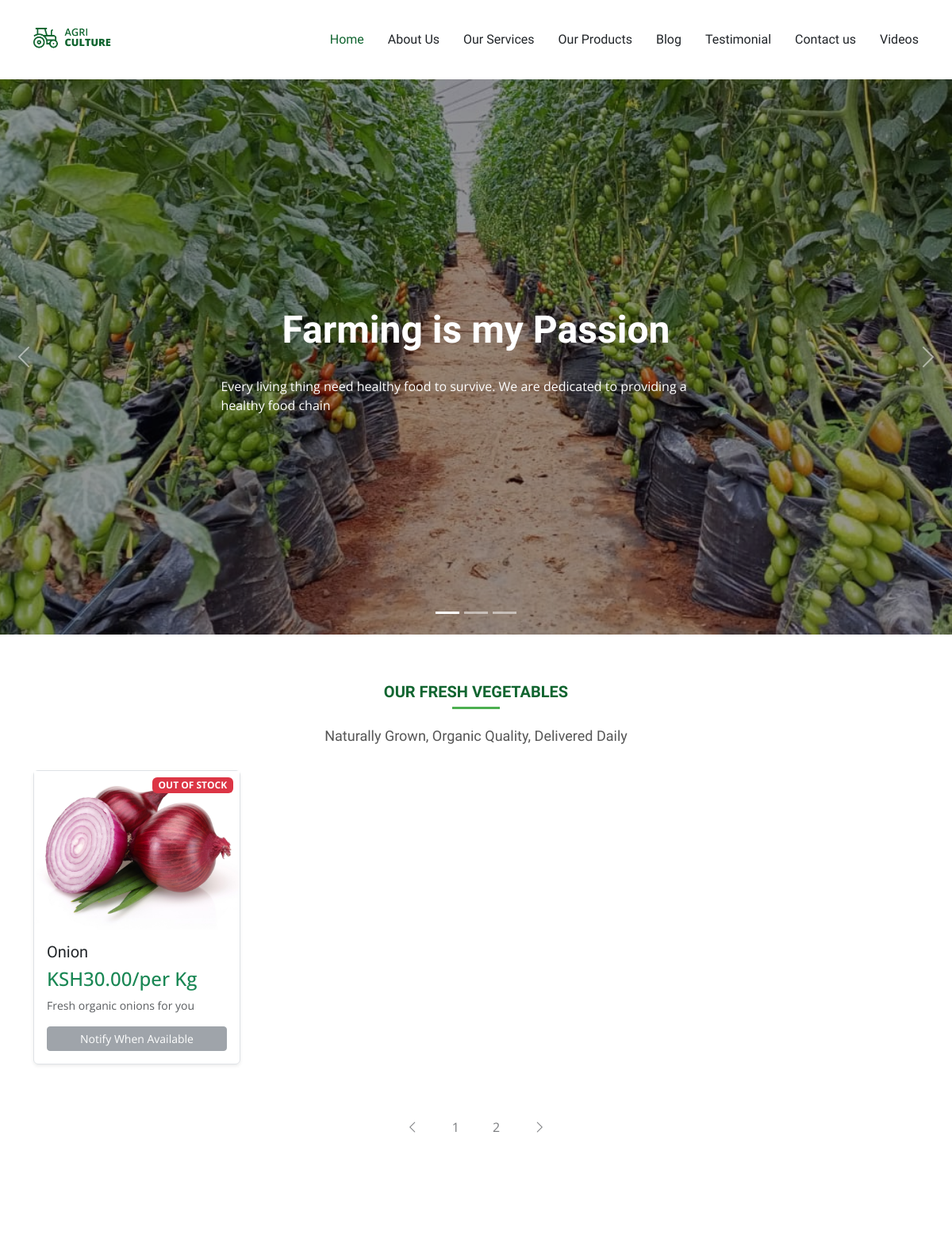
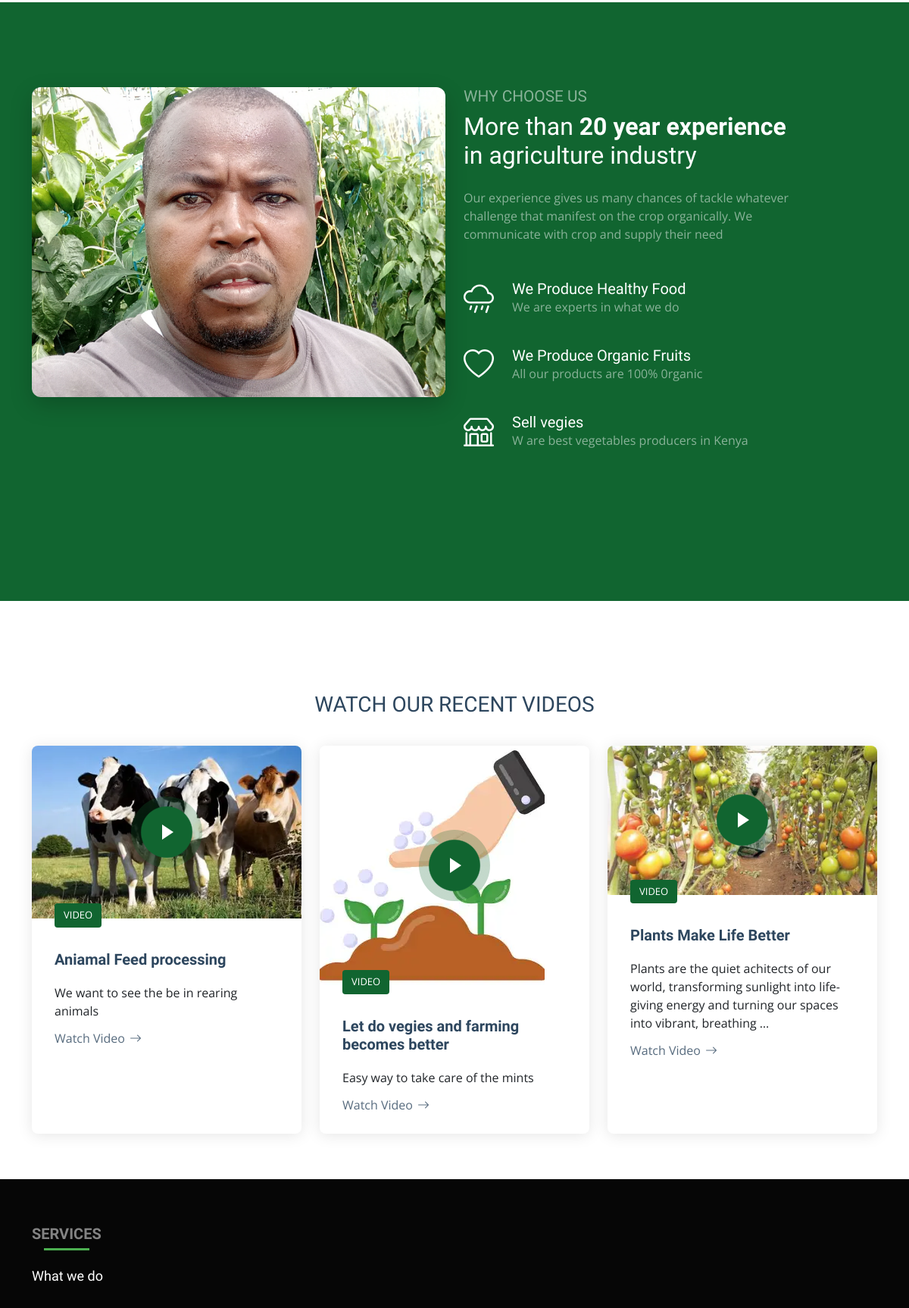
Screenshot of /?page=2 (upper part) with the database file from the repository (2 pictures, top to bottom).
### sajeksApp/models.py (models this page shows, shortened)
class Carousel(models.Model):
    title= models.CharField(max_length=100, null= True, help_text="Heading of the carousel.")
    discription = models.CharField(max_length=500, null=True, help_text="content of the carousel")
    pic = models.ImageField(upload_to = 'carousel_img', null=True)

class ProduceItem(models.Model):
    title = models.CharField(max_length=150, verbose_name="Product Name", help_text="e.g., Organic Cherry Tomatoes")
    slug = models.SlugField(unique=True, max_length=150, blank=True, help_text="Automatically generated from the title.")
    description = models.TextField(verbose_name="Full Description",help_text="Detailed information about the produce, growing method, and benefits.")
    price = models.DecimalField(max_digits=8, decimal_places=2, verbose_name="Price (Kenya Shilling)",help_text="The price per unit (e.g., per Kg or per bunch).")
    unit_of_sale = models.CharField(max_length=50, default='per Kg',help_text="e.g., 'per Kg', 'per Bunch', 'per Box'")
    is_available = models.BooleanField(default=True, verbose_name="In Stock")
    image = models.ImageField(upload_to='produce_images/', null=True, blank=True,verbose_name="Product Image")
    created_on = models.DateTimeField(auto_now_add=True)
    updated_on = models.DateTimeField(auto_now=True)
    class Meta:
        verbose_name = "Produce Item"
        verbose_name_plural = "Produce Items"
        ordering = ['-is_available', 'title'] # Prioritize available items

class Whychooseuspix(models.Model):
    pic = models.ImageField(upload_to = 'chooseus_img', null=True)
    title =models.CharField(max_length=100, null= True, help_text="The title of the Why choose us pic.")
    body=  models.CharField(max_length=500, null=True, help_text="discription")

class Whychooseus(models.Model):
    title =models.CharField(max_length=100, null= True, help_text="The title of the Why choose us.")
    icon=  models.CharField(max_length=500, null=True, help_text="the icon to be display in safe pipe")
    body=  models.CharField(max_length=500, null=True, help_text="discription")

class Homevideo(models.Model):
    pic = models.ImageField(upload_to='chooseus_img', null=True)
    title = models.CharField(max_length=100, null=True, help_text="The title of the why choose us pic.")
    body = CKEditor5Field(max_length = 500000, null =True, blank = True, help_text = 'Enter the video content. this field is optional')
    youtube_url = models.CharField(max_length=255, blank=True, null=True)
    video_id = models.CharField(max_length=50, blank=True, null=True)
    created_on = models.DateTimeField(auto_now_add=True, null=True)
    updated_on = models.DateTimeField(auto_now=True, null = True)
    class Meta:
        ordering = ['-updated_on',]
        verbose_name = 'Home Video'
        verbose_name_plural = 'Home Videos'

### sajeksApp/views.py (the view)
# urls.py: path('', views.home, name ='home'),
def home(request):
    contact = adminContact.objects.first()
    carousel = Carousel.objects.all()[0:3]
    services2 = Services.objects.all()
    service = Services.objects.all()[0:8]
    chooseus = Whychooseus.objects.all()[0:3]
    choosepix = Whychooseuspix.objects.first()
    recent_videos = Homevideo.objects.all()[:3]
    produce_items = ProduceItem.objects.all()
    products = paginate_queryset(request, produce_items, items_per_page=8)
    user = request.user
    blog = Blog.objects.all()[0:3]
    msg_countig = Contact.objects.filter(status =True)
    message_count = msg_countig.count()
    subscribtion_form = SubscribtionForm()
    context ={
        'admincontact':contact,
        'carousels':carousel,
        'services2':services2,
        'services':service,
        'chooses': chooseus,
        'choosepix':choosepix,
        'homevideos':recent_videos,
        'blogs':blog,
        'sub_form': subscribtion_form,
        'produce_items': products,
        'message_count':message_count,
        'user':user
    }
    return render(request, 'sajeksApp/index.html', context)

### sajeksApp/context_processors.py (called while the page is built)
def testimonial_form_processor(request):
    if request.method == 'POST' and 'full_name' in request.POST:
         return {'testimonial_form': TestimonialForm(request.POST, request.FILES)}
    return {'testimonial_form': TestimonialForm()}

### sajeksApp/models.py (called while the page is built)
    def __str__(self):
        return self.name

### sajeksApp/paginator.py (called while the page is built)
def paginate_queryset(request, queryset, items_per_page=9):
    paginator = Paginator(queryset, items_per_page)
    page_number = request.GET.get('page')
    try:
        page_obj = paginator.page(page_number)
    except PageNotAnInteger:
        page_obj = paginator.page(1)
    except EmptyPage:
        page_obj = paginator.page(paginator.num_pages)
    return page_obj

### sajeksApp/templates/sajeksApp/index.html (shortened to what this page needs)
{% extends 'sajeksApp/base/base.html' %}
{% load static %}
{% block content %}
  <section id="hero" class="hero section dark-background">
    <div id="hero-carousel" class="carousel slide carousel-fade" data-bs-ride="carousel" data-bs-interval="5000">
        {% for carousel in carousels %}
            <div class="carousel-item {% if forloop.first %}active{% endif %}">
                <img src="{{ carousel.pic.url }}" alt="carousel pix">
                <div class="carousel-container">
                    <h2>{{ carousel.title }}</h2>
                    <p>{{ carousel.discription }}</p>
                </div>
            </div>{% endfor %}
        <a class="carousel-control-prev" href="#hero-carousel" role="button" data-bs-slide="prev">
            <span class="carousel-control-prev-icon bi bi-chevron-left" aria-hidden="true"></span>
        </a>
        <a class="carousel-control-next" href="#hero-carousel" role="button" data-bs-slide="next">
            <span class="carousel-control-next-icon bi bi-chevron-right" aria-hidden="true"></span>
        </a>
        <ol class="carousel-indicators"></ol>
    </div>
  </section>
  {% include 'sajeksApp/base/product_base.html' %}
  {% include 'sajeksApp/base/pagination_base.html' %}
  {% include 'sajeksApp/base/about_experience_base.html' %}
  {% include 'sajeksApp/base/video_base.html' %}
  <section id="services-2" class="services-2 section dark-background">
    <div class="container section-title " data-aos="fade-up" style="margin-bottom:2px;">
      <h2>Services</h2>
      <p>What we do</p>
    </div>
  </section>
{% endblock %}

### sajeksApp/templates/sajeksApp/base/product_base.html (shortened to what this page needs)
{% load mathfilters %}
<section id="produce-catalog" class="services section">
    <div class="container section-title" data-aos="fade-up">
        <h2>OUR FRESH VEGETABLES</h2>
        <p>Naturally Grown, Organic Quality, Delivered Daily</p>
    </div>
    <div class="content">
        <div class="container">
            <div class="row g-4">
                {% for product in produce_items %}
                <div class="col-lg-3 col-md-6" data-aos="fade-up" data-aos-delay="{{ forloop.counter0|mul:100 }}">
                    <div class="product-item product-card h-100 shadow-sm border rounded">
                        <div class="product-image-container position-relative overflow-hidden" style="height: 200px;">
                            {% if product.is_available %}
                                <span class="badge bg-success position-absolute top-0 end-0 m-2 z-index-1" style="z-index: 10;">IN STOCK</span>
                            {% else %}
                                <span class="badge bg-danger position-absolute top-0 end-0 m-2 z-index-1" style="z-index: 10;">OUT OF STOCK</span>
                            {% endif %}
                            <a href="{{ product.image.url }}"
                               class="glightbox"
                               data-gallery="produceGallery"
                               data-caption="{{ product.title }} | {{ product.description|truncatewords:10 }}">
                                <img src="{{ product.image.url }}"
                                     alt="{{ product.title }}"
                                     class="img-fluid w-100 h-100"
                                     style="object-fit: cover; cursor: pointer; transition: transform 0.3s ease;">
                            </a>
                        </div>
                        <div class="product-item-content p-3 d-flex flex-column">
                            <h3 class="product-heading h5 mb-2">{{ product.title }}</h3>
                            <div class="d-flex justify-content-between align-items-center mb-2">
                                {% if product.price %}
                                    <p class="h4 text-success m-0">KSH{{ product.price }}/{{product.unit_of_sale}}</p>
                                {% endif %}
                            </div>
                            <p class="text-muted small mb-3 flex-grow-1">
                                {{ product.description|truncatewords:10 }}
                            </p>
                            {% if product.is_available %}
                                <a href="{% url 'contact' %}" class="btn btn-primary btn-sm w-100 mt-auto">Contact us</a>
                            {% else %}
                                <button class="btn btn-secondary btn-sm w-100 mt-auto" disabled>Notify When Available</button>
                            {% endif %}
                        </div>
                    </div>
                </div>
                {% endfor %}
            </div>
        </div>
    </div>
</section>

### sajeksApp/templates/sajeksApp/base/about_experience_base.html
<section id="about" class="about section">
    <div class="content">
        <div class="container">
            <div class="row">
                <div class="col-lg-6 mb-4 mb-lg-0">
                    <div style="
                        /* 1. Container for Aspect Ratio & Aesthetics */
                        position: relative;
                        padding-top: 75%; /* Forces 4:3 Aspect Ratio (75% height relative to width) */
                        overflow: hidden;
                        border-radius: 12px; /* Soft rounded corners */
                        box-shadow: 0 10px 30px rgba(0, 0, 0, 0.2); /* Deep shadow for visual pop */
                        /* Note: Hover effects/transitions cannot be done with inline CSS */
                        "
                        data-aos="zoom-out">
                        <img src="{{choosepix.pic.url}}" alt="Image " class="img-fluid"
                             style="
                                /* 2. Image Fit (CRITICAL FIX) */
                                position: absolute;
                                top: 0;
                                left: 0;
                                width: 100%;
                                height: 100%;
                                object-fit: cover; /* Forces image to cover the entire container */
                                object-position: center; /* Centers the visible part of the image */
                                max-width: 100%;
                                max-height: 100%;
                                ">
                    </div>
                </div>
                <div class="col-lg-5 ml-auto" data-aos="fade-up" data-aos-delay="100">
                    <h3 class="content-subtitle text-white opacity-50">Why Choose Us</h3>
                    <h2 class="content-title mb-4">
                        {{choosepix.title|safe}}
                    </h2>
                    <p class="opacity-50">
                        {{choosepix.body|safe}}
                    </p>
                    <div class="row my-5">
                        {% for choose in chooses %}
                        <div class="col-lg-12 d-flex align-items-start mb-4">
                            {{ choose.icon | safe}}
                            <div>
                                <h4 class="m-0 h5 text-white">{{ choose.title| safe }}</h4>
                                <p class="text-white opacity-50">{{ choose.body | safe }}</p>
                            </div>
                        </div>
                        {% endfor %}
                    </div>
                </div>
            </div>
        </div>
    </div>
</section>

### sajeksApp/templates/sajeksApp/base/video_base.html (shortened to what this page needs)
    <section id="blog-posts-2" class="blog-posts-2 section">
        <div class="container section-title" data-aos="fade-up">
            <h3>WATCH OUR RECENT VIDEOS</h3>
        </div>
        <div class="container">
            <div class="row gy-4">
                {% for homevideo in homevideos %}
                <div class="col-lg-4">
                    <article class="position-relative h-100">
                        <div class="post-img position-relative overflow-hidden">
                            <img src="{{ homevideo.pic.url }}" class="img-fluid" alt="Video Thumbnail">
                            <a href="{% url 'video_details' homevideo.id %}" class="pulsating-play-btn" style="position: absolute; top: 50%; left: 50%; transform: translate(-50%, -50%); z-index: 10;">
                                <span class="play"><i class="bi bi-play-fill"></i></span>
                            </a>
                        </div>
                        <div class="meta d-flex align-items-end">
                            <span class="post-date">VIDEO</span>
                            </div>
                        <div class="post-content d-flex flex-column">
                            <h3 class="post-title">{{ homevideo.title }}</h3>
                            <p>{{ homevideo.body|safe|truncatewords:20 }}</p>
                            <a href="{% url 'video_details' homevideo.id %}" class="readmore stretched-link">
                                <span>Watch Video</span><i class="bi bi-arrow-right"></i>
                            </a>
                        </div>
                    </article>
                </div>
                {% endfor %}
            </div>
        </div>
    </section>

### sajeksApp/static/sajeksApp/testimonial/style.css (style rules this page uses)
.section-title { text-align: center; padding-bottom: 30px; }
.section-title h2 { font-size: 36px; font-weight: 700; color: #388e3c; margin-bottom: 10px; position: relative; display: inline-block; }
.section-title h2::after { content: ''; position: absolute; width: 60px; height: 3px; background: #4caf50; bottom: -10px; left: 50%; transform: translateX(-50%); }
.section-title p { font-size: 18px; color: #555; margin-top: 20px; }

### sajeksApp/templates/sajeksApp/base/popup_cookie_styling.html (style rules this page uses)
.section-title { text-align: center; padding-bottom: 30px; }
.section-title h2 { font-size: 36px; font-weight: 700; color: #388e3c; margin-bottom: 10px; position: relative; display: inline-block; }
.section-title h2::after { content: ''; position: absolute; width: 60px; height: 3px; background: #4caf50; bottom: -10px; left: 50%; transform: translateX(-50%); }
.section-title p { font-size: 18px; color: #555; margin-top: 20px; }

### rows the page displays
Carousel: pic (picture), title "Farming is my Passion", discription "Every living thing need healthy food to survive. We are dedicated to providing a healthy food chain"
ProduceItem: is_available "OUT OF STOCK", image (picture), title "Onion", price "30.00", unit_of_sale "per Kg", description "Fresh organic onions for you"
Whychooseuspix: pic (picture), title "More than 20 year experience in agriculture industry", body "Our experience gives us many chances of tackle whatever challenge that manifest on the crop organically. We communicate with crop and supply their need"
Whychooseus: title "We Produce Healthy Food", body "We are experts in what we do"
Whychooseus: title "We Produce Organic Fruits", body "All our products are 100% 0rganic"
Whychooseus: title "Sell vegies", body "W are best vegetables producers in Kenya"
Homevideo: pic (picture), title "Aniamal Feed processing", body "We want to see the be in rearing animals"
Homevideo: pic (picture), title "Let do vegies and farming becomes better", body "Easy way to take care of the mints"
Homevideo: pic (picture), title "Plants Make Life Better", body "Plants are the quiet achitects of our world, transforming sunlight into life-giving energy and turning our spaces into vibrant, breathing …"

### other values shown
{{ i }} "1"
{{ i }} "2"
